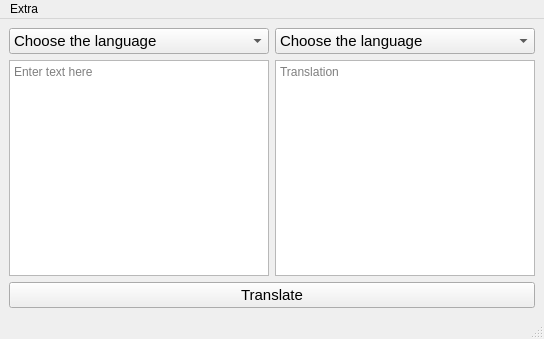
<?xml version="1.0" encoding="UTF-8"?>
<ui version="4.0">
 <class>MainWindow</class>
 <widget class="QMainWindow" name="MainWindow">
  <property name="geometry">
   <rect>
    <x>0</x>
    <y>0</y>
    <width>544</width>
    <height>339</height>
   </rect>
  </property>
  <property name="sizePolicy">
   <sizepolicy hsizetype="Fixed" vsizetype="Fixed">
    <horstretch>0</horstretch>
    <verstretch>0</verstretch>
   </sizepolicy>
  </property>
  <property name="minimumSize">
   <size>
    <width>0</width>
    <height>0</height>
   </size>
  </property>
  <property name="maximumSize">
   <size>
    <width>16777215</width>
    <height>16777215</height>
   </size>
  </property>
  <property name="windowTitle">
   <string>SimpleTranslator</string>
  </property>
  <widget class="QWidget" name="centralwidget">
   <layout class="QVBoxLayout" name="verticalLayout_2">
    <item>
     <layout class="QVBoxLayout" name="verticalLayout_5">
      <item>
       <layout class="QHBoxLayout" name="horizontalLayout">
        <item>
         <layout class="QVBoxLayout" name="verticalLayout">
          <item>
           <widget class="QComboBox" name="comboBoxFirstLang">
            <property name="font">
             <font>
              <pointsize>11</pointsize>
             </font>
            </property>
            <item>
             <property name="text">
              <string>Choose the language</string>
             </property>
            </item>
            <item>
             <property name="text">
              <string>English</string>
             </property>
            </item>
            <item>
             <property name="text">
              <string>Russian</string>
             </property>
            </item>
           </widget>
          </item>
          <item>
           <widget class="QTextBrowser" name="textBrowserFirstLang">
            <property name="undoRedoEnabled">
             <bool>true</bool>
            </property>
            <property name="readOnly">
             <bool>false</bool>
            </property>
            <property name="markdown">
             <string/>
            </property>
            <property name="html">
             <string>&lt;!DOCTYPE HTML PUBLIC &quot;-//W3C//DTD HTML 4.0//EN&quot; &quot;http://www.w3.org/TR/REC-html40/strict.dtd&quot;&gt;
&lt;html&gt;&lt;head&gt;&lt;meta name=&quot;qrichtext&quot; content=&quot;1&quot; /&gt;&lt;style type=&quot;text/css&quot;&gt;
p, li { white-space: pre-wrap; }
&lt;/style&gt;&lt;/head&gt;&lt;body style=&quot; font-family:'Ubuntu'; font-size:11pt; font-weight:400; font-style:normal;&quot;&gt;
&lt;p style=&quot;-qt-paragraph-type:empty; margin-top:0px; margin-bottom:0px; margin-left:0px; margin-right:0px; -qt-block-indent:0; text-indent:0px;&quot;&gt;&lt;br /&gt;&lt;/p&gt;&lt;/body&gt;&lt;/html&gt;</string>
            </property>
            <property name="placeholderText">
             <string>Enter text here</string>
            </property>
           </widget>
          </item>
         </layout>
        </item>
        <item>
         <layout class="QVBoxLayout" name="verticalLayout_3">
          <item>
           <widget class="QComboBox" name="comboBoxSecondLang">
            <property name="font">
             <font>
              <pointsize>11</pointsize>
             </font>
            </property>
            <item>
             <property name="text">
              <string>Choose the language</string>
             </property>
            </item>
            <item>
             <property name="text">
              <string>English</string>
             </property>
            </item>
            <item>
             <property name="text">
              <string>Russian</string>
             </property>
            </item>
           </widget>
          </item>
          <item>
           <widget class="QTextBrowser" name="textBrowserSecondLang">
            <property name="undoRedoEnabled">
             <bool>true</bool>
            </property>
            <property name="markdown">
             <string/>
            </property>
            <property name="html">
             <string>&lt;!DOCTYPE HTML PUBLIC &quot;-//W3C//DTD HTML 4.0//EN&quot; &quot;http://www.w3.org/TR/REC-html40/strict.dtd&quot;&gt;
&lt;html&gt;&lt;head&gt;&lt;meta name=&quot;qrichtext&quot; content=&quot;1&quot; /&gt;&lt;style type=&quot;text/css&quot;&gt;
p, li { white-space: pre-wrap; }
&lt;/style&gt;&lt;/head&gt;&lt;body style=&quot; font-family:'Ubuntu'; font-size:11pt; font-weight:400; font-style:normal;&quot;&gt;
&lt;p style=&quot;-qt-paragraph-type:empty; margin-top:0px; margin-bottom:0px; margin-left:0px; margin-right:0px; -qt-block-indent:0; text-indent:0px;&quot;&gt;&lt;br /&gt;&lt;/p&gt;&lt;/body&gt;&lt;/html&gt;</string>
            </property>
            <property name="placeholderText">
             <string>Translation</string>
            </property>
           </widget>
          </item>
         </layout>
        </item>
       </layout>
      </item>
      <item>
       <widget class="QPushButton" name="buttonTranslate">
        <property name="font">
         <font>
          <pointsize>11</pointsize>
         </font>
        </property>
        <property name="text">
         <string>Translate</string>
        </property>
       </widget>
      </item>
     </layout>
    </item>
   </layout>
  </widget>
  <widget class="QMenuBar" name="menubar">
   <property name="geometry">
    <rect>
     <x>0</x>
     <y>0</y>
     <width>544</width>
     <height>22</height>
    </rect>
   </property>
   <widget class="QMenu" name="menuExtra">
    <property name="title">
     <string>Extra</string>
    </property>
    <addaction name="actionAbout_developer"/>
    <addaction name="actionAbout_program"/>
    <addaction name="actionRefresh"/>
    <addaction name="actionExit"/>
   </widget>
   <addaction name="menuExtra"/>
  </widget>
  <widget class="QStatusBar" name="statusBar"/>
  <action name="actionAbout_developer">
   <property name="text">
    <string>About developer</string>
   </property>
   <property name="shortcut">
    <string>Ctrl+D</string>
   </property>
  </action>
  <action name="actionAbout_program">
   <property name="text">
    <string>About program</string>
   </property>
   <property name="shortcut">
    <string>Ctrl+P</string>
   </property>
  </action>
  <action name="actionExit">
   <property name="text">
    <string>Exit</string>
   </property>
   <property name="shortcut">
    <string>Ctrl+E</string>
   </property>
  </action>
  <action name="actionRefresh">
   <property name="text">
    <string>Refresh</string>
   </property>
   <property name="shortcut">
    <string>Ctrl+R</string>
   </property>
  </action>
 </widget>
 <resources/>
 <connections/>
</ui>
